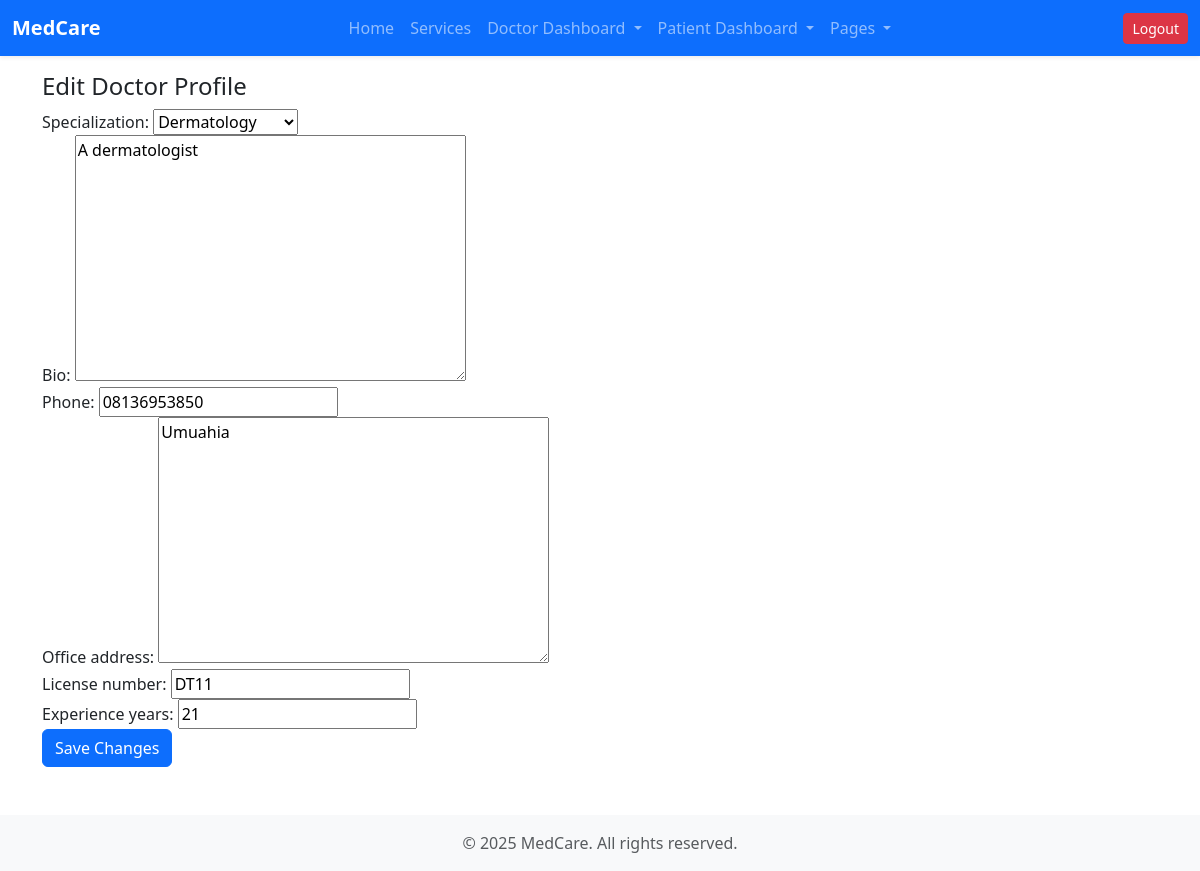
/doctors/profile/edit/ (signed in), run on the app's committed database.
### doctors/models.py (models this page shows, shortened)
class DoctorProfile(models.Model):
    SPECIALTY_CHOICES = [
        ('cardiology', 'Cardiology'),
        ('dermatology', 'Dermatology'),
        ('neurology', 'Neurology'),
        ('pediatrics', 'Pediatrics'),
        ('general', 'General Practice'),
    ]
    user = models.OneToOneField(settings.AUTH_USER_MODEL, on_delete=models.CASCADE, related_name='doctor_profile')
    specialization = models.CharField(max_length=100, choices=SPECIALTY_CHOICES)
    bio = models.TextField(blank=True)
    phone = models.CharField(max_length=20, blank=True)
    office_address = models.TextField(blank=True)
    license_number = models.CharField(max_length=50, blank=True)
    experience_years = models.PositiveIntegerField(default=0)

### doctors/views.py (the view)
# urls.py: path('profile/edit/', views.profile_edit, name='doctor-profile-edit'),
@login_required
def profile_edit(request):
    profile = request.user.doctor_profile
    if request.method == 'POST':
        form = DoctorProfileForm(request.POST, instance=profile)
        if form.is_valid():
            form.save()
            return redirect('doctor-profile')
    else:
        form = DoctorProfileForm(instance=profile)
    return render(request, 'doctors/profile_edit.html', {'form': form})

### doctors/forms.py
class DoctorProfileForm(forms.ModelForm):
    class Meta:
        model = DoctorProfile
        fields = [
            'specialization',
            'bio',
            'phone',
            'office_address',
            'license_number',
            'experience_years'
        ]

### doctors/templates/doctors/profile_edit.html (shortened to what this page needs)
{% extends 'base.html' %}
{% block content %}
<div class="page-wrapper">
    <div class="content">
        <h4 class="page-title">Edit Doctor Profile</h4>
        <form method="post">
            {% for field in form %}
            <div class="form-group">
                {{ field.label_tag }}
                {{ field }}
            </div>
            {% endfor %}
            <button type="submit" class="btn btn-primary">Save Changes</button>
        </form>
    </div>
</div>
{% endblock %}

### data on the page
DoctorProfile: form "Dermatology" "A dermatologist" "08136953850" "Umuahia" "DT11" "21"

### other printed values
{{ field.label_tag }} "Specialization:" "Bio:" "Phone:" "Office address:" "License number:" "Experience years:"
